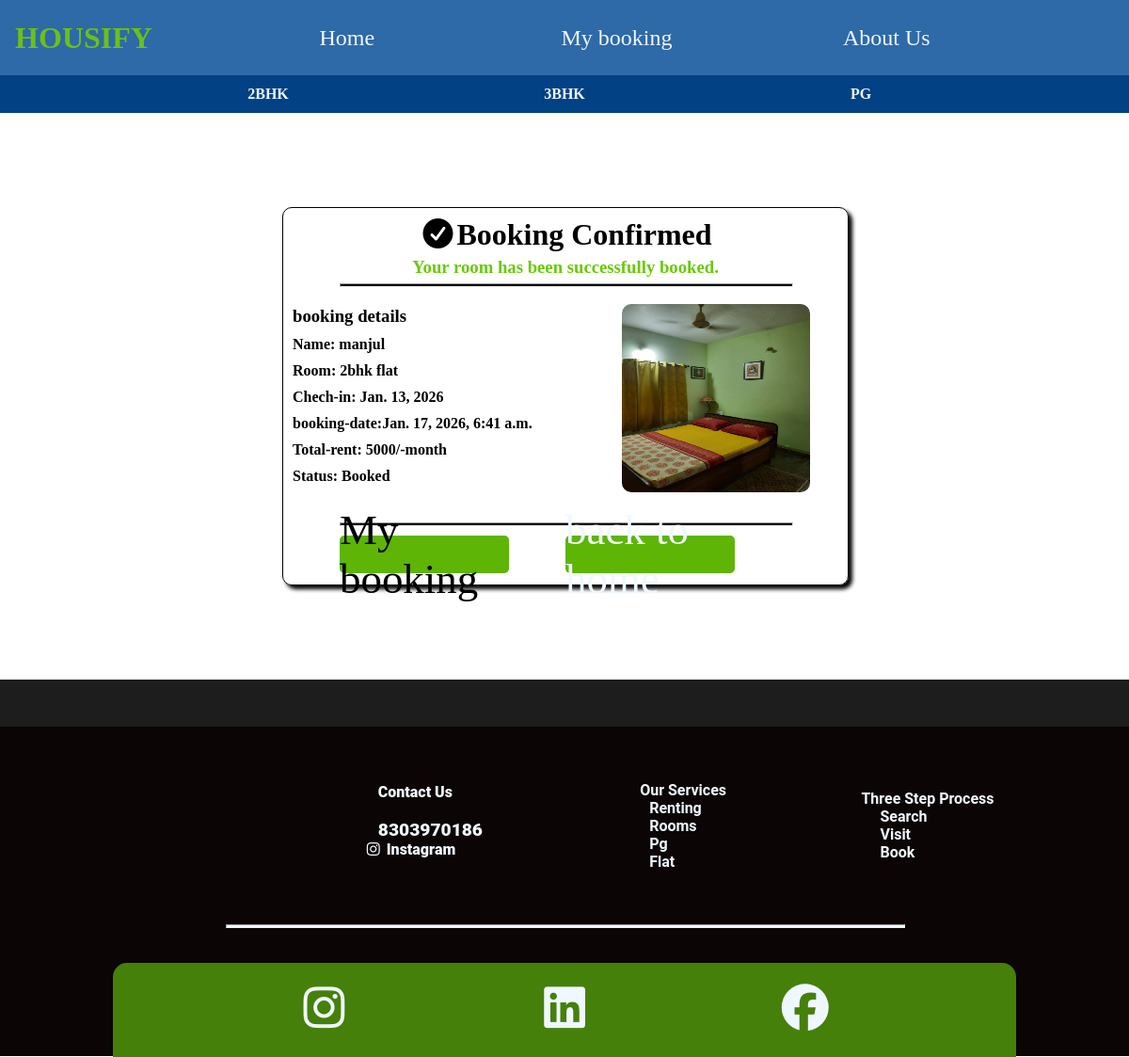
Page /bookingconfirm/1 on the committed database.
### listings/models.py (models this page shows, shortened)
class RoomBooking(models.Model):
    name = models.CharField(max_length=100)
    email = models.EmailField()
    phone = models.CharField(max_length=15)
    check_in_date = models.DateField()
    payment_done = models.BooleanField(default=False)
    feedback = models.TextField(blank=True, null=True)
    created_at = models.DateTimeField(auto_now_add=True)

class listings(models.Model):
    Room_title= models.CharField(max_length=100)
    Room_rent= models.IntegerField( )
    Room_images1=models.ImageField(upload_to='room_images/', blank=True, null=True)
    Room_images2=models.ImageField(upload_to='room_images/', blank=True, null=True)
    Room_images3=models.ImageField(upload_to='room_images/', blank=True, null=True)
    Room_images4=models.ImageField(upload_to='room_images/', blank=True, null=True)
    Room_images5=models.ImageField(upload_to='room_images/', blank=True, null=True)
    date=models.DateTimeField(auto_now_add=True , null=True)
    Room_details= models.TextField()
    Room_available=models.BooleanField(default=True)
    Room_type=models.CharField(max_length=50)
    Room_security=models.IntegerField(default=000 )
    wifi=models.BooleanField(default=False)
    bed=models.BooleanField(default=False)
    mattres=models.BooleanField(default=False)
    table=models.BooleanField(default=False)
    chair=models.BooleanField(default=False)
    fan=models.BooleanField(default=False)
    Ac=models.BooleanField(default=False)
    ro=models.BooleanField(default=False)

### zameen/views.py (the view)
# urls.py: path('bookingconfirm/<int:id>', views.bookingcon, name="bookingconfirm"),
def bookingcon(request,id):
    roomt = get_object_or_404(listings,id=id)
    bookingdata=get_object_or_404(RoomBooking,id=id)
    return render(request, "bookingconfirm.html",{'room':roomt,'bookingd':bookingdata})

### templates/bookingconfirm.html (shortened to what this page needs)
<!DOCTYPE html>
<html lang="en">
<head>
    <link rel="stylesheet" href="/static/bookingconfirm.css">
    <link rel="stylesheet" href="https://cdnjs.cloudflare.com/ajax/libs/font-awesome/7.0.1/css/all.min.css">
</head>
<body>
    {% include "header.html" %}
    <div class="box">
        <div class="booking-confirm-box">
            <div class="booking-confirm d ">
                <h1><i class="fa-solid fa-circle-check"></i>Booking Confirmed</h1>
            </div>
            <div class="booking-confirm d2">
                <h3>Your room has been successfully booked.</h3>
            </div>
        </div>
        <hr>
        <div class="main-box">
            <div class="booking-details">
                <div class="bd">
                    <h3>booking details</h3>
                    <h4>Name: {{bookingd.name}}</h4>
                    <h4>Room: {{room.Room_title}}</h4>
                    <h4>Chech-in: {{bookingd.check_in_date}}</h4>
                    <h4>booking-date:{{bookingd.created_at}}</h4>
                    <h4>Total-rent: {{room.Room_rent}}</h4>
                    <h4>Status: Booked</h4>
                </div>
            </div>
            <div class="booking-image"><img src="{{ room.Room_images1.url}}" alt=" room image" height="200px"
                    width="200px" class="room-image"></div>
        </div>
        <hr>
        <div class="bottom">
            <div class="goto"> My booking </div>
            <div class="goto"><a href="{% url 'base' %}"> back to home </div>
        </div>
    </div>
    {% include "footer.html"%}
</body>
</html>

### static/bookingconfirm.css (style rules this page uses)
* { padding: 0; margin: 0; }
.box { height: 400px; width: 600px; margin-left: 25%; margin-top: 100px; border: 1px solid black; box-shadow: 4px 4px 4px black; border-radius: 10px; }
.booking-confirm-box { height: 80px; width: 100%; display: block; }
.d { padding-top: 10px; }
.d2 { padding-top: 10px; color: rgb(105, 201, 9); }
.booking-confirm { height: 40%; width: 80%; margin-left: 10%; display: flex; justify-content: center; }
.main-box { height: 250px; width: 100%; display: flex; }
.booking-details { height: 100%; width: 60%; }
.room-image { background-size: cover; border-radius: 10px; }
h4 { margin-top: 10px; }
.bd { margin-left: 10px; margin-top: 20px; }
.booking-image { height: 150px; width: 40%; margin-top: 3%; border-radius: 10px; }
.bottom { display: flex; justify-content: space-evenly; margin-top: 10px; }
.goto { height: 40px; width: 30%; background-color: rgb(94, 181, 6); display: flex; justify-content: center; align-items: center; font-size: 4vmin; border-radius: 5px; }
hr { height: 2px; background-color: black; width: 80%; margin-left: 10%; }

### static/header.css (style rules this page uses)
* { margin: 0; padding: 0; }
a { color: aliceblue; text-decoration: none; }

### static/footer.css (style rules this page uses)
* { margin: 0; padding: 0; }

### rows in the picture
RoomBooking: name "manjul", check_in_date "Jan. 13, 2026", created_at "Jan. 17, 2026, 6:41 a.m."
listings: Room_title "2bhk flat", Room_rent "5000/-month", Room_images1 (picture)
